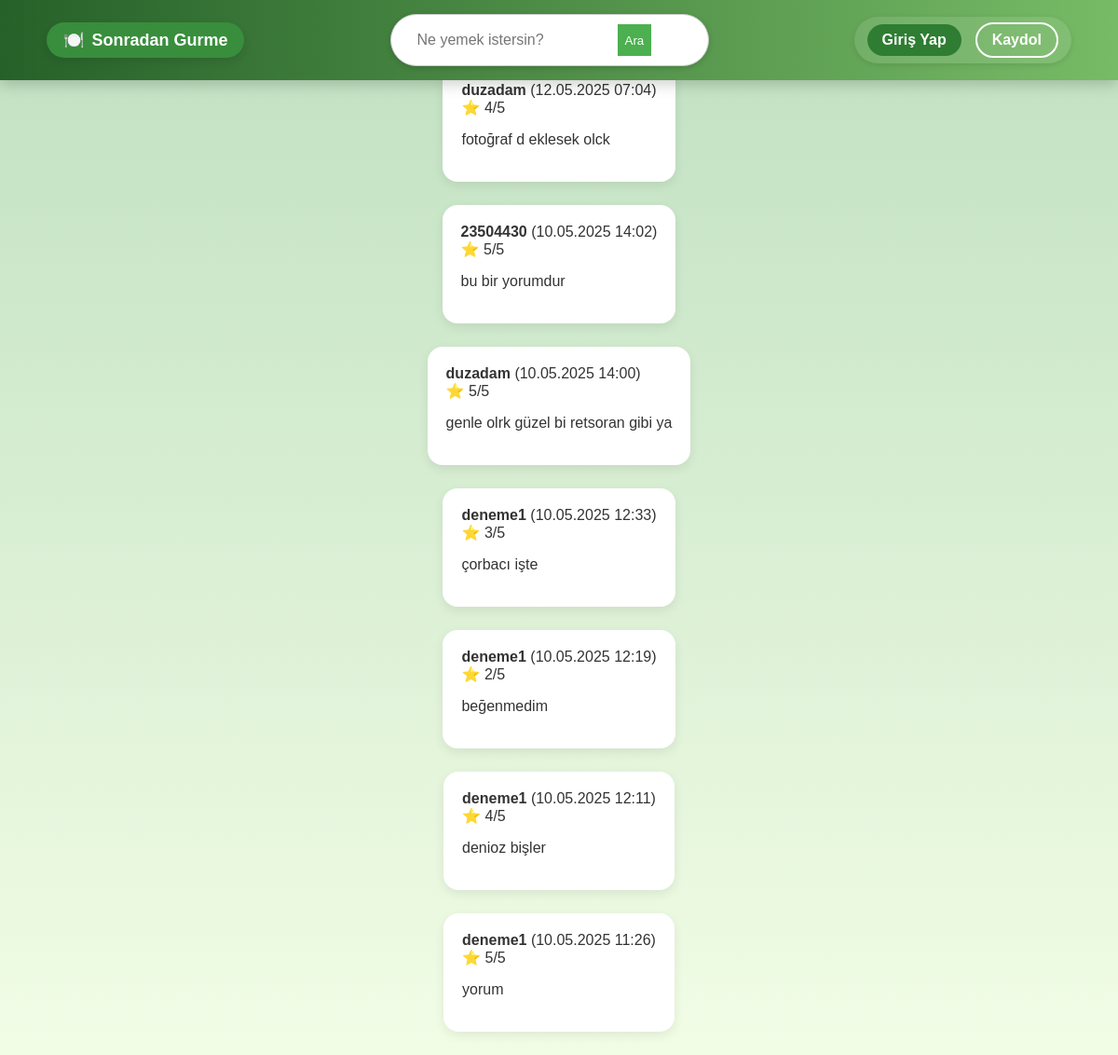
The app's page /sgapp/yorumlar/, older data.
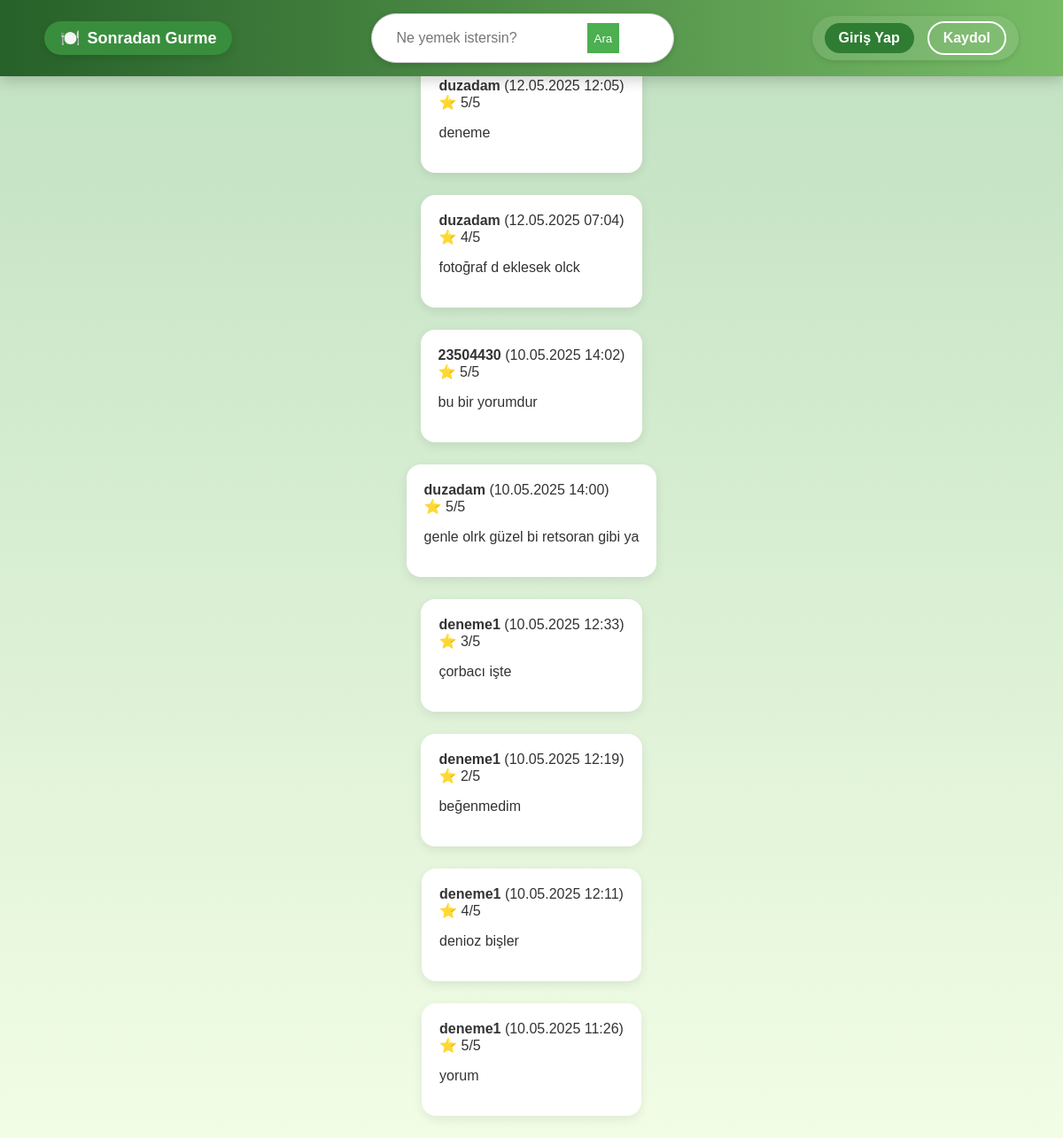
The same page, newer data.
### sgapp/models.py (models this page shows, shortened)
class Review(models.Model):
    RATING_CHOICES = [(i, str(i)) for i in range(1, 6)]
    user = models.ForeignKey(User, on_delete=models.CASCADE)
    restaurant = models.ForeignKey('Restaurant', on_delete=models.CASCADE)  # 👈 Tırnak içinde!
    comment = models.TextField()
    rating = models.IntegerField(choices=RATING_CHOICES)
    created_at = models.DateTimeField(auto_now_add=True)
    status = models.CharField(max_length=20, choices=[
        ('pending', 'Bekliyor'),
        ('approved', 'Onaylandı'),
        ('rejected', 'Reddedildi')
    ], default='pending')

class User(AbstractUser):
    ROLE_CHOICES = (
        ('normal', 'Normal Kullanıcı'),
        ('gurme', 'Gurme'),
        ('moderator', 'Moderatör'),
    )
    role = models.CharField(max_length=10, choices=ROLE_CHOICES, default='normal')
    bio = models.TextField(blank=True)
    profile_picture = models.ImageField(upload_to='profiles/', null=True, blank=True)
    favorite_dish = models.CharField(max_length=100, blank=True, null=True)

### sgapp/views.py (the view)
# urls.py: path('yorumlar/', views.yorumlar_view, name='yorumlar'),
def yorumlar_view(request):
    yorumlar = Review.objects.filter(status='approved').order_by('-created_at')
    return render(request, 'yorumlar.html', {'yorumlar': yorumlar})

### sgapp/context_processors.py (called while the page is built, shortened)
def moderator_bildirimler(request):
    return {}

### templates/yorumlar.html
{% extends "base.html" %}
{% block content %}
<h2>📝 Yorumlar</h2>
{% if yorumlar %}
    {% for yorum in yorumlar %}
        <div class="yorum-karti">
            <strong>{{ yorum.user.username }}</strong>
            <span>({{ yorum.created_at|date:"d.m.Y H:i" }})</span><br>
            ⭐ {{ yorum.rating }}/5<br>
            <p>{{ yorum.comment }}</p>
        </div>
    {% endfor %}
{% else %}
    <p>Henüz onaylı yorum bulunamadı.</p>
{% endif %}
{% endblock %}

Row changes from the older to the newer data that the page shows:
added Review: user.username "duzadam", created_at "12.05.2025 12:05", rating "5", comment "deneme"
